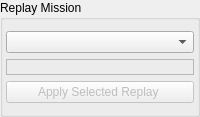
           <widget class="QGroupBox" name="groupBox_4">
            <property name="title">
             <string>Replay Mission</string>
            </property>
            <layout class="QVBoxLayout" name="verticalLayout_59">
             <property name="leftMargin">
              <number>3</number>
             </property>
             <property name="rightMargin">
              <number>3</number>
             </property>
             <item>
              <widget class="QComboBox" name="comboReplay">
               <item>
                <property name="text">
                 <string/>
                </property>
               </item>
               <item>
                <property name="text">
                 <string>Bombing Mission</string>
                </property>
               </item>
               <item>
                <property name="text">
                 <string>The Church In The Slums</string>
                </property>
               </item>
               <item>
                <property name="text">
                 <string>Cloud's Flashback</string>
                </property>
               </item>
               <item>
                <property name="text">
                 <string>The Date Scene</string>
                </property>
               </item>
               <item>
                <property name="text">
                 <string>Aeris Death</string>
                </property>
               </item>
              </widget>
             </item>
             <item>
              <widget class="QLabel" name="label_replaynote">
               <property name="frameShape">
                <enum>QFrame::StyledPanel</enum>
               </property>
               <property name="text">
                <string/>
               </property>
               <property name="wordWrap">
                <bool>true</bool>
               </property>
              </widget>
             </item>
             <item>
              <widget class="QPushButton" name="btnReplay">
               <property name="enabled">
                <bool>false</bool>
               </property>
               <property name="text">
                <string>Apply Selected Replay </string>
               </property>
              </widget>
             </item>
            </layout>
           </widget>
